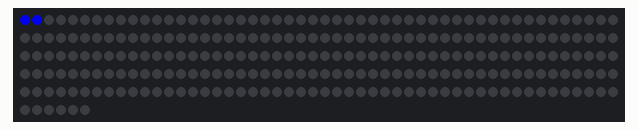
A sketch run on a simulated Arduino Uno, built with avr-gcc and run on an emulated ATmega328P. Shown: 256 RGB LEDs in strip order, left to right, continuing on the next row.

Above: at 0.18 s.
At 7.12 s:
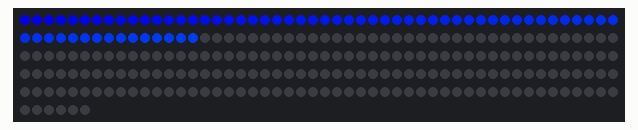
At 14.17 s:
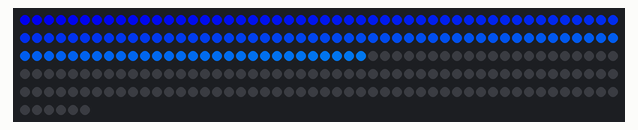
At 21.34 s:
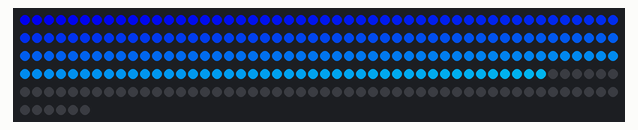
At 28.18 s:
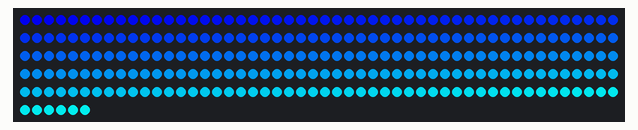

The sketch:

WS2812.ino
```cpp
#include <Adafruit_NeoPixel.h>    // importar libreria

//   NEO_KHZ800  800 KHz velocidad de datos (WS2812 y nuevos)
//   NEO_KHZ400  400 KHz velocidad de datos (WS2811 y mas antiguos)
//   NEO_GRB     flujo de datos en orden GRB (WS2812 y nuevos)
//   NEO_RGB     flujo de datos en orden RGB (versiones mas antiguas)

Adafruit_NeoPixel tira = Adafruit_NeoPixel(256, 2, NEO_GRB + NEO_KHZ800); // creacion de objeto "tira"
// con una cantidad de 256 pixeles, sobre pin 2 del Arduino

void setup(){
  tira.begin();       // inicializacion de la tira
  tira.show();        // muestra datos en pixel
}

void loop(){
  tira.setBrightness(200);               // brillo global para 0 apagado 255 maximo
  for(int i = 0; i < 256; i=i+1){   // bucle para recorrer posiciones 0 a 255
    tira.setPixelColor(i, 0, i, 255);   //  (posicion,R,G,B)
    tira.show();      // muestra datos en pixel
    delay(100);       // breve demora

  }
  tira.clear();       //  apagado
}
```
